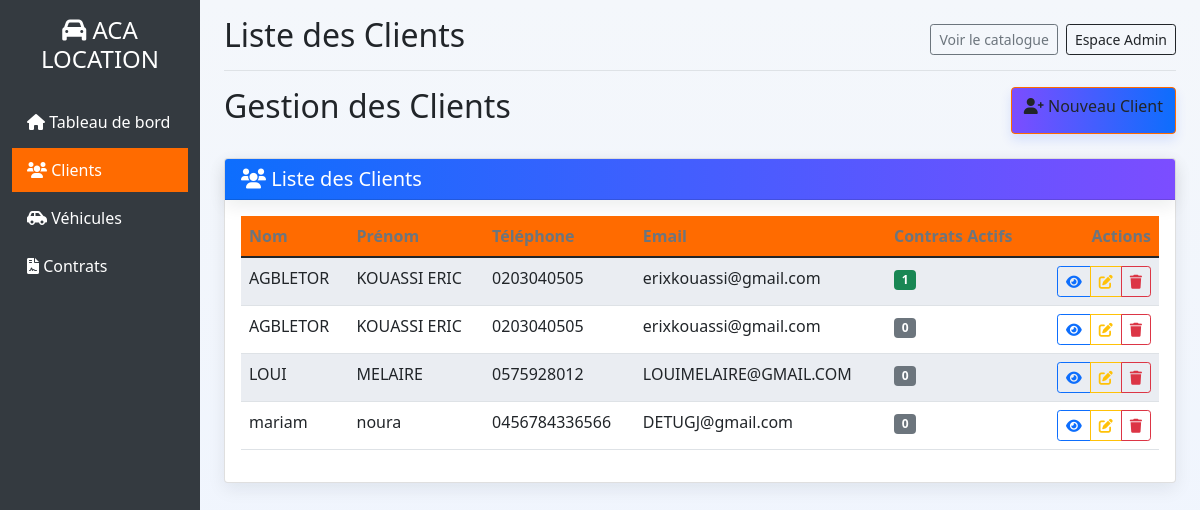
/client/, run on an earlier commit of the app's database.
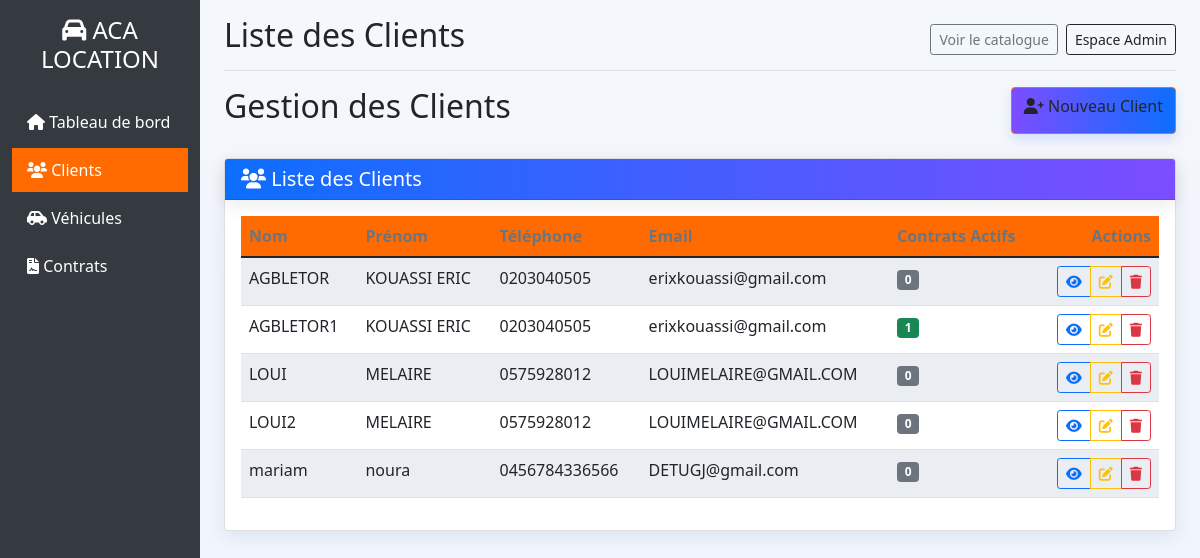
And on a later commit of the database.
### gestion/models.py (models this page shows, shortened)
class Client(models.Model):
    nom = models.CharField(max_length=100)
    prenom = models.CharField(max_length=100)
    telephone = models.CharField(max_length=20)
    email = models.EmailField(blank=True, null=True)
    date_creation = models.DateTimeField(auto_now_add=True)
    def contrats_actifs(self):
        return self.contrat_set.filter(statut='actif')
    class Meta:
        verbose_name = "Client"
        verbose_name_plural = "Clients"

### gestion/views.py (the view)
# urls.py: path('client/', views.liste_clients, name='liste_clients'),
def liste_clients(request):
    clients = Client.objects.all().order_by('nom')
    return render(request, 'gestion/client/liste.html', {'clients': clients})

### gestion/templates/gestion/client/liste.html (shortened to what this page needs)
{% extends 'gestion/base.html' %}
{% block page_title %}Liste des Clients{% endblock %}
{% block content %}
<div class="d-flex justify-content-between mb-4">
    <h2>Gestion des Clients</h2>
    <a href="{% url 'ajouter_client' %}" class="btn btn-primary-custom">
        <i class="fas fa-user-plus"></i> Nouveau Client
    </a>
</div>
<div class="card">
    <div class="card-header bg-primary-custom text-white">
        <h5 class="mb-0"><i class="fas fa-users"></i> Liste des Clients</h5>
    </div>
    <div class="card-body">
        {% if clients %}
            <div class="table-responsive">
                <table class="table table-striped">
                    <thead>
                        <tr>
                            <th>Nom</th>
                            <th>Prénom</th>
                            <th>Téléphone</th>
                            <th>Email</th>
                            <th>Contrats Actifs</th>
                            <th class="text-end">Actions</th>
                        </tr>
                    </thead>
                    <tbody>
                        {% for client in clients %}
                            <tr>
                                <td>{{ client.nom }}</td>
                                <td>{{ client.prenom }}</td>
                                <td>{{ client.telephone }}</td>
                                <td>{{ client.email|default:"-" }}</td>
                                <td>
                                    <span class="badge bg-{% if client.contrats_actifs.count > 0 %}success{% else %}secondary{% endif %}">
                                        {{ client.contrats_actifs.count }}
                                    </span>
                                </td>
                                <td class="text-end">
                                    <div class="btn-group">
                                        <a href="{% url 'detail_client' id=client.id %}" class="btn btn-sm btn-outline-primary">
                                            <i class="fas fa-eye"></i>
                                        </a>
                                        <a href="{% url 'modifier_client' id=client.id %}" class="btn btn-sm btn-outline-warning">
                                            <i class="fas fa-edit"></i>
                                        </a>
                                        <a href="{% url 'supprimer_client' id=client.id %}" class="btn btn-sm btn-outline-danger">
                                            <i class="fas fa-trash"></i>
                                        </a>
                                    </div>
                                </td>
                            </tr>
                        {% endfor %}
                    </tbody>
                </table>
            </div>
        {% endif %}
    </div>
</div>
{% endblock %}

What changed in the data, as far as the page shows it:
shown differently, row unchanged: Client "AGBLETOR": moves up the list
changed Client: nom "AGBLETOR" → "AGBLETOR1"
added Client: nom "LOUI2", prenom "MELAIRE", telephone "0575928012", email "LOUIMELAIRE@GMAIL.COM", contrats_actifs.count "0"
